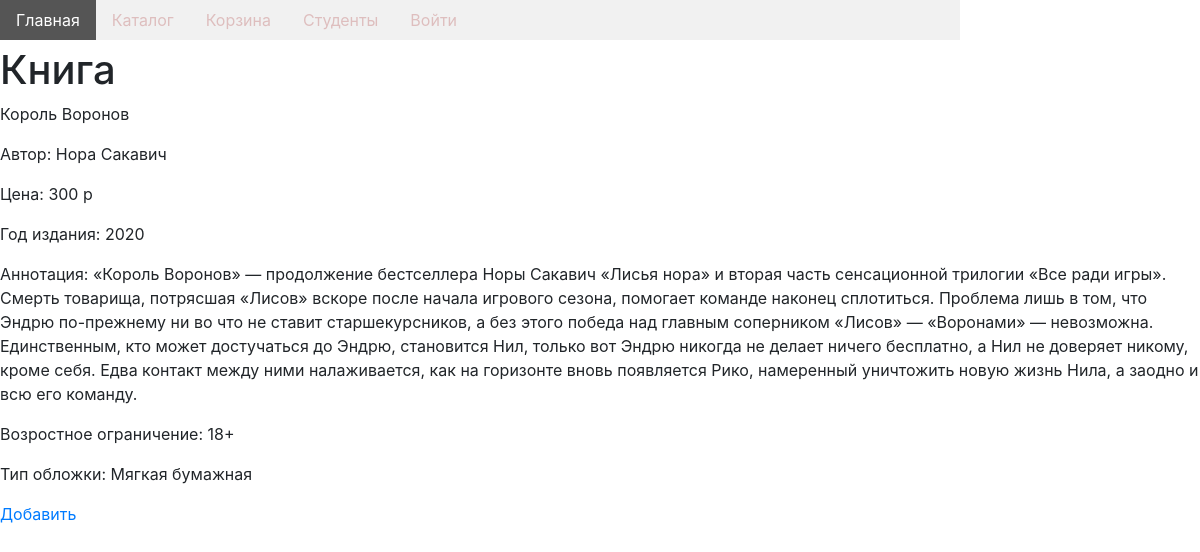
The app's page /catalog/book/1/ with its own data.
### mainapp/models.py (models this page shows, shortened)
class Book(models.Model):
    author = models.CharField(max_length=128)
    name = models.CharField(max_length=128)
    price = models.CharField(max_length=128)
    publisher = models.ForeignKey(Publisher,
                                  on_delete=models.CASCADE)
    publication_year = models.CharField(max_length=10)
    desc = models.TextField(blank=True)
    age = models.CharField(max_length=5, blank=True)
    cover = models.CharField(max_length=50, blank=True)
    class Meta:
        verbose_name = 'Книга'
        verbose_name_plural = 'Книги'

### mainapp/views.py (the view)
# urls.py: path('catalog/book/<int:pk>/', mainapp.book_page, name='book_page'),
def book_page(request, pk):
    book = Book.objects.get(pk=pk)
    context = {
        'book': book,
        'page_title': 'страница книги',
    }
    return render(request, 'mainapp/book_page.html', context)

### mainapp/templates/mainapp/book_page.html
{% extends 'mainapp/base.html' %}
{% block content %}
    <h1>Книга</h1>
    <p class="">
        {{ book.name }}
    </p>
    <p class="book-author">
        Автор: {{ book.author }}
    </p>
    <p class="book-price">
        Цена: {{ book.price }}
    </p>
    <p class="book-publication-year">
        Год издания: {{ book.publication_year }}
    </p>
    <p class="book-desc">
        Аннотация: {{ book.desc }}
    </p>
    <p class="book-age">
        Возростное ограничение: {{ book.age }}
    </p>
    <p class="book-cover">
        Тип обложки: {{ book.cover }}
    </p>
    <a href="{% url 'basket:add' book.id %}">
        Добавить
    </a>
{% endblock %}

### records on screen
Book: name "Король Воронов", author "Нора Сакавич", price "300 р", publication_year "2020", desc "«Король Воронов» — продолжение бестселлера Норы Сакавич «Лисья нора» и вторая часть сенсационной трилогии «Все ради игры». Смерть товарища, потрясшая «Лисов» вскоре после начала игрового сезона, помогает команде наконец сплотиться. Проблема лишь в том, что Эндрю по-прежнему ни во что не ставит старшекурсников, а без этого победа над главным соперником «Лисов» — «Воронами» — невозможна. Единственным, кто может достучаться до Эндрю, становится Нил, только вот Эндрю никогда не делает ничего бесплатно, а Нил не доверяет никому, кроме себя. Едва контакт между ними налаживается, как на горизонте вновь появляется Рико, намеренный уничтожить новую жизнь Нила, а заодно и всю его команду.", age "18+", cover "Мягкая бумажная"
